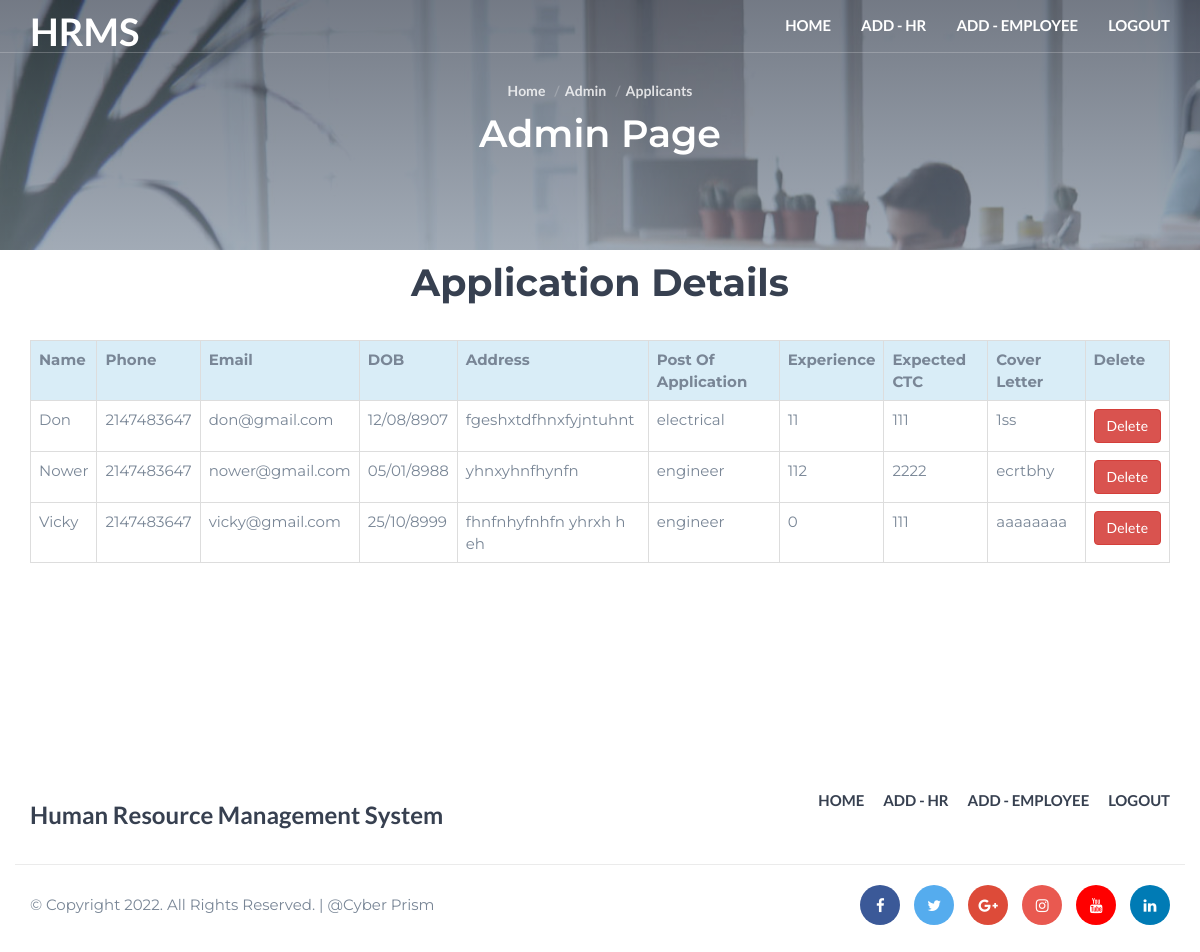
Screenshot of /admin/appli_view.php with the database file from the repository.
### tables this page shows
CREATE TABLE `application_form` (
  `id` int(50) NOT NULL,
  `name` varchar(100) NOT NULL,
  `address` varchar(200) NOT NULL,
  `phonenumber` int(20) NOT NULL,
  `email` varchar(50) NOT NULL,
  `date_of_birth` varchar(20) NOT NULL,
  `post_of_application` varchar(200) NOT NULL,
  `experience` varchar(50) NOT NULL,
  `expected_ctc` varchar(200) NOT NULL,
  `cover_letter` varchar(200) NOT NULL,
  `loginid` int(50) NOT NULL
);

### admin/appli_view.php (the view, shortened to what this page needs)
<!DOCTYPE html>
<html lang="en">
	<head>
		<link type="text/css" rel="stylesheet" href="css/bootstrap.min.css"/>
		<link rel="stylesheet" href="css/font-awesome.min.css">
		<link type="text/css" rel="stylesheet" href="css/style.css"/>
    </head>
	<body>
		<header id="header" class="transparent-nav">
			<div class="container">
				<div class="navbar-header">
					<div class="navbar-brand">
						<a class="logo" href="index.html">
							<h1 class="logoname">HRMS</h1>
						</a>
					</div>
				</div>
				<nav id="nav">
					<ul class="main-menu nav navbar-nav navbar-right">
						<li><a href="../admin/admin_index.php">Home</a></li>
						<li><a href="../admin/hr.php">Add - HR</a></li>
						<li><a href="../admin/employe.php">Add - Employee</a></li>
						<li><a href="../admin/logout.php">Logout</a></li>
					</ul>
				</nav>
			</div>
		</header>
		<div class="hero-area section">
			<div class="bg-image bg-parallax overlay" style="background-image:url(./img/page-background.jpg)"></div>
			<div class="container">
				<div class="row">
					<div class="col-md-10 col-md-offset-1 text-center">
						<ul class="hero-area-tree">
							<li><a href="../admin/admin_index.php">Home</a></li>
							<li>Admin</li>
                            <li>Applicants</li>
						</ul>
						<h1 class="white-text">Admin Page</h1>
					</div>
				</div>
			</div>
		</div>
<section>
    <div class="container add-emp">
			<center><h1 class="p-2 mb-0 bg-dark text-light"><strong>Application Details</strong></h1><br></center>
			<table class="table table-bordered table-hover">
					<tr>
						<th class="p-3 mb-2 bg-info text-light">Name </th>
						<th class="p-3 mb-2 bg-info text-light">Phone</th>
						<th class="p-3 mb-2 bg-info text-light">Email</th>
						<th class="p-3 mb-2 bg-info text-light">DOB</th>
						<th class="p-3 mb-2 bg-info text-light">Address</th>
						<th class="p-3 mb-2 bg-info text-light">Post Of Application</th>
						<th class="p-3 mb-2 bg-info text-light">Experience</th>
						<th class="p-3 mb-2 bg-info text-light">Expected CTC</th>
						<th class="p-3 mb-2 bg-info text-light">Cover Letter</th>
						<th class="p-3 mb-2 bg-info text-light">Delete</th>
					</tr>
					<?php
						include '../connection.php';
						$sql = "select * from application_form";
						$result = mysqli_query($con, $sql);
						while ($data = mysqli_fetch_assoc($result))
						{
					?>      <td><?php echo $data['name'];?></td>
							<td><?php echo $data['phonenumber']?></td>
							<td><?php echo $data['email']?></td>
							<td><?php echo $data['date_of_birth'];?></td>
							<td><?php echo $data['address'];?></td>
							<td><?php echo $data['post_of_application'];?></td>
							<td><?php echo $data['experience'];?></td>
                            <td><?php echo $data['expected_ctc'];?></td>
                            <td><?php echo $data['cover_letter'];?></td>
              <td><a class="btn btn-danger py-2 px-3"  href="delete_application.php?id=<?php echo $data['id']; ?>">Delete</a> </td>
					<?php
						}
					?>
		    </table>
		</div>
</section>
<br><br><br><br><br>
		<footer id="footer" class="section">
			<div class="container">
				<div class="row">
					<div class="col-md-6">
						<div class="footer-logo">
							<a class="logo" href="index.html">
								<h3 class="text-secondary">Human Resource Management System</h3>
							</a>
						</div>
					</div>
					<div class="col-md-6">
						<ul class="footer-nav">
						<li><a href="../admin/admin_index.php">Home</a></li>
						<li><a href="../admin/hr.php">Add - HR</a></li>
						<li><a href="../admin/employe.php">Add - Employee</a></li>
						<li><a href="../admin/logout.php">Logout</a></li>
						</ul>
					</div>
				</div>
				<div id="bottom-footer" class="row">
					<div class="col-md-4 col-md-push-8">
						<ul class="footer-social">
							<li><a href="#" class="facebook"><i class="fa fa-facebook"></i></a></li>
							<li><a href="#" class="twitter"><i class="fa fa-twitter"></i></a></li>
							<li><a href="#" class="google-plus"><i class="fa fa-google-plus"></i></a></li>
							<li><a href="#" class="instagram"><i class="fa fa-instagram"></i></a></li>
							<li><a href="#" class="youtube"><i class="fa fa-youtube"></i></a></li>
							<li><a href="#" class="linkedin"><i class="fa fa-linkedin"></i></a></li>
						</ul>
					</div>
					<div class="col-md-8 col-md-pull-4">
						<div class="footer-copyright">
							<span>&copy; Copyright 2022. All Rights Reserved.  |  </a>@Cyber Prism</span>
						</div>
					</div>
				</div>
			</div>
		</footer>
	</body>
</html>

### admin/css/style.css (style rules this page uses)
body { font-family: 'Montserrat', sans-serif; font-size: 15px; font-weight: 400; color: #798696; overflow-x:hidden; }
h1,h2,h3,h4,h5,h6 { margin-top: 12px; margin-bottom: 15px; font-weight: 600; color: #374050; }
h1 { font-size:38px; }
h3 { font-size:24px; }
a { font-family: 'Lato', sans-serif; color: #374050; font-weight: 700; }
ul,ol { margin: 0; padding: 0; list-style: none }
.white-text { color: #FFF; }
.section { position:relative; padding-top:80px; padding-bottom:80px; }
.bg-image { position:absolute; left:0; right:0; top:0; bottom:0; background-position:center; background-size:cover; }
.bg-image.bg-parallax { background-attachment:fixed; }
.bg-image.overlay:after { content:""; position:absolute; left:0; right:0; top:0; bottom:0; background-image: -webkit-gradient(linear, left top, left bottom, from(#374050), to(#798696)); background-image: linear-gradient(to bottom, #374050 0%, #798696 100%); opacity: 0.7; }
.navbar-brand { padding: 0; }
.navbar-brand .logo { margin-top: 10px; display: inline-block; }
.logoname { color: #fff; margin-top: 1px; }
#header { position:relative; left:0; right:0; top:0; z-index:99; border-bottom:1px solid rgba(235, 235, 235, 0.25); background-color:#FFF; -webkit-transition:0.2s all; transition:0.2s all; }
#header.transparent-nav { position:absolute; background-color: transparent; }
#header.transparent-nav .main-menu li a { color:#FFF; }
.main-menu li a { text-transform:uppercase; -webkit-transition:0.2s all; transition:0.2s all; }
.main-menu li a:after { content:""; display:block; height:2px; background-color:#FF6700; width:100%; -webkit-transform: translateY(5px); -ms-transform: translateY(5px); transform: translateY(5px); opacity:0; -webkit-transition:0.2s all; transition:0.2s all; }
.hero-area { position:relative; padding-top: 80px; padding-bottom: 80px; }
.hero-area-tree li { display:inline-block; font-family: 'Lato', sans-serif; font-weight:600; font-size:14px; color:rgba(255, 255, 255, 0.8); }
.hero-area-tree li > a { color:rgba(255, 255, 255, 0.8); }
.hero-area-tree li + li:before { content: "/"; display: inline-block; margin: 0px 5px; color: rgba(235, 235, 235, 0.25); }
#bottom-footer { margin-top: 20px; padding-top: 20px; border-top: 1px solid #EBEBEB; }
.footer-logo .logo { margin-top: 20px; display: inline-block; }
.footer-nav { text-align: right; padding: 20px 0px; }
.footer-nav li { display:inline-block; margin-left:15px }
.footer-nav li a { display:block; text-transform:uppercase; -webkit-transition:0.2s color; transition:0.2s color; }
.footer-nav li a:after { content:""; display:block; height:2px; background-color:#FF6700; width:100%; -webkit-transform: translateY(5px); -ms-transform: translateY(5px); transform: translateY(5px); opacity:0; -webkit-transition:0.2s all; transition:0.2s all; }
.footer-copyright { line-height:40px; }
.footer-social { text-align:right; }
.footer-social li { display:inline-block; margin-left:10px; }
.footer-social li a { display:block; width:40px; height:40px; line-height:40px; text-align:center; border-radius:50%; color:#FFF; background-color:#EBEBEB; -webkit-transition:0.2s opacity; transition:0.2s opacity; }
.footer-social li a.facebook { background-color:#3b5998; }
.footer-social li a.twitter { background-color:#55acee; }
.footer-social li a.google-plus { background-color:#dd4b39; }
.footer-social li a.instagram { background-color:#e95950; }
.footer-social li a.youtube { background-color:#ff0000; }
.footer-social li a.linkedin { background-color:#007bb5; }

### rows the page displays
application_form: name "Don", phonenumber "2147483647", email "don@gmail.com", date_of_birth "12/08/8907", address "fgeshxtdfhnxfyjntuhnt", post_of_application "electrical", experience "11", expected_ctc "111", cover_letter "1ss"
application_form: name "Nower", phonenumber "2147483647", email "nower@gmail.com", date_of_birth "05/01/8988", address "yhnxyhnfhynfn", post_of_application "engineer", experience "112", expected_ctc "2222", cover_letter "ecrtbhy"
application_form: name "Vicky", phonenumber "2147483647", email "vicky@gmail.com", date_of_birth "25/10/8999", address "fhnfnhyfnhfn yhrxh h eh", post_of_application "engineer", experience "0", expected_ctc "111", cover_letter "aaaaaaaa"
